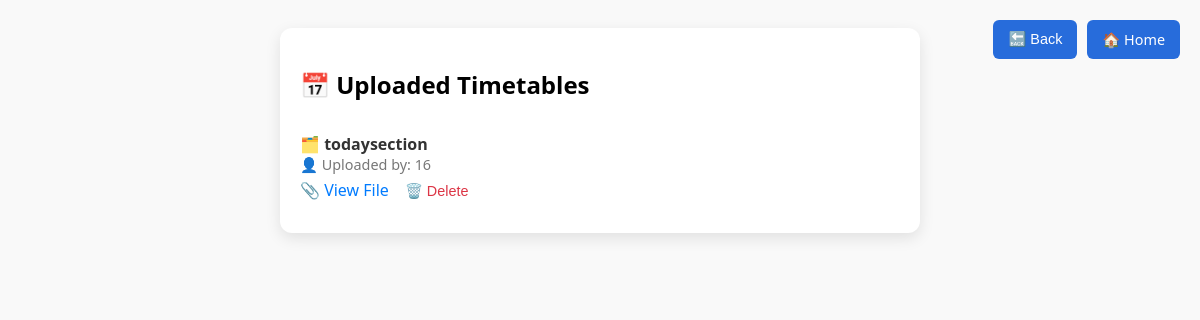
The app's page /timetable_uploaded.php, older data.
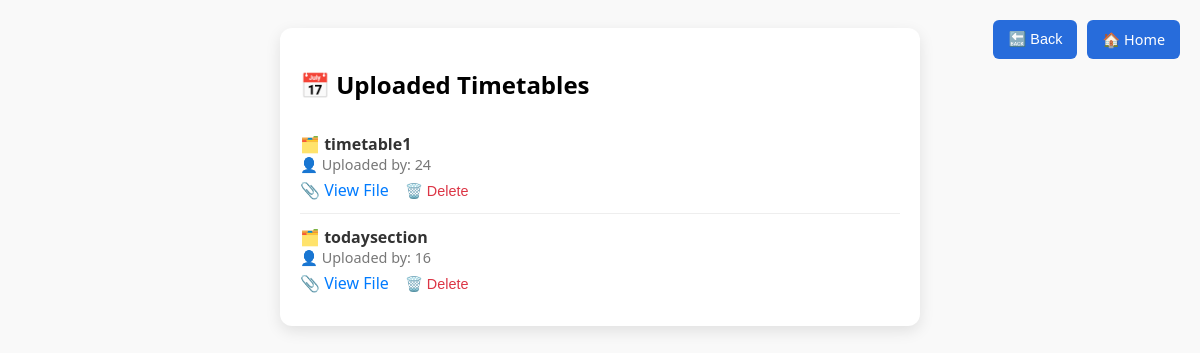
The same page, newer data.
### tables this page shows
CREATE TABLE `timetable` (
  `id` int(11) NOT NULL,
  `filename` varchar(255) NOT NULL,
  `file_path` varchar(255) DEFAULT NULL,
  `uploaded_by` int(11) DEFAULT NULL,
  `uploaded_at` timestamp NOT NULL DEFAULT current_timestamp()
);

### timetable_uploaded.php (the view, shortened to what this page needs)
<?php
include "config.php";
$sql = "SELECT * FROM timetable ORDER BY id DESC";
$result = mysqli_query($conn, $sql);
?>
<!DOCTYPE html>
<html lang="en">
<head>
</head>
<body>
    <div class="top-buttons">
  <button onclick="history.back()" class="back-button">🔙 Back</button>
  <a href="admindash.html" class="home-button">🏠 Home</a>
</div>
  <div class="timetable-list">
    <h2>📅 Uploaded Timetables</h2>
    <?php
    if (mysqli_num_rows($result) > 0) {
      while ($row = mysqli_fetch_assoc($result)) {
        echo "<div class='timetable-item'>";
        echo "<div class='timetable-name'>🗂️ " . htmlspecialchars($row['filename']) . "</div>";
        echo "<div class='meta'>👤 Uploaded by: " . htmlspecialchars($row['uploaded_by']) . "</div>";
        echo "<a class='timetable-link' href='" . htmlspecialchars($row['file_path']) . "' target='_blank'>📎 View File</a>";
        echo "<form class='delete-form' method='POST' action='timetable_delete.php' onsubmit='return confirm(\"Are you sure you want to delete this file?\")'>";
        echo "<button type='submit' class='delete-button'>🗑️ Delete</button>";
        echo "</form>";
        echo "</div>";
      }
    } else {
      echo "<p>No timetables uploaded yet.</p>";
    }
    ?>
  </div>
</body>
</html>

### timetable_uploaded.php (style rules this page uses)
body { font-family: 'Segoe UI', sans-serif; background: #f9f9f9; padding: 20px; }
.timetable-list { max-width: 600px; margin: auto; background: white; padding: 20px; border-radius: 12px; box-shadow: 0 5px 15px rgba(0,0,0,0.1); }
.timetable-item { padding: 12px 0; border-bottom: 1px solid #eee; }
.timetable-item:last-child { border-bottom: none; }
.timetable-name { font-weight: bold; color: #333; }
.timetable-link { color: #007bff; text-decoration: none; margin-right: 10px; }
.meta { font-size: 0.9em; color: #777; margin-bottom: 5px; }
.delete-form { display: inline; }
.delete-button { background-color: transparent; border: none; color: #dc3545; cursor: pointer; font-size: 0.9em; }
.top-buttons { position: fixed; top: 20px; right: 20px; display: flex; gap: 10px; z-index: 999; }
.back-button, .home-button { background-color: #276cdb; color: #fff; padding: 10px 15px; font-size: 0.9em; border: none; border-radius: 6px; text-decoration: none; cursor: pointer; transition: background-color 0.3s ease; }
.home-button { display: inline-block; }

Row changes from the older to the newer data that the page shows:
added timetable: filename "timetable1", uploaded_by "24"
